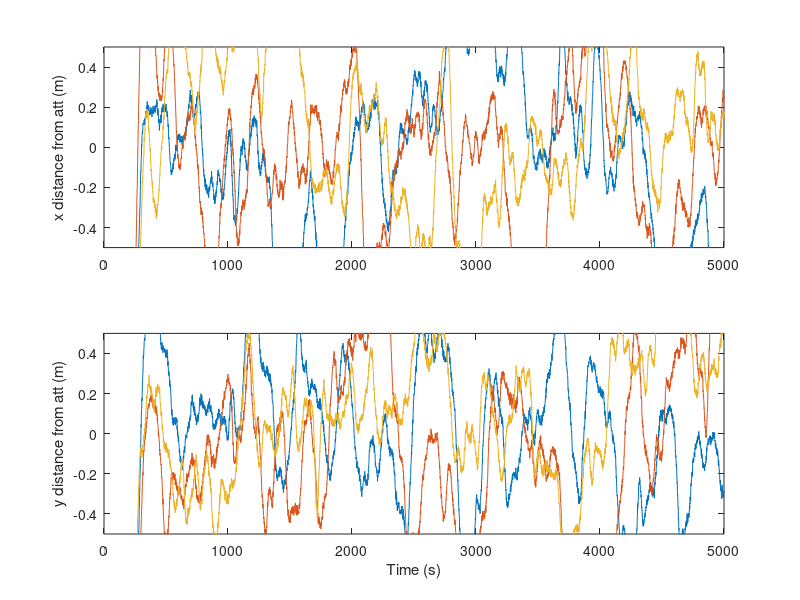
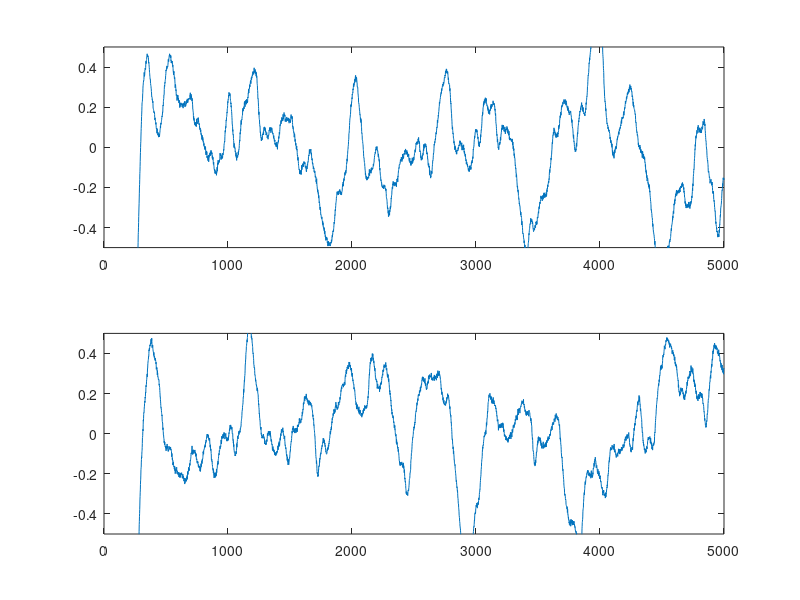

Write MATLAB code to recreate these figures, in order.
% Reads shark mean position estimate log file from mean_point_pf.py and
% plots


% Read File
M = csvread('Data/testError30_50_0523.txt');

x = M(1:2:end,:); % odd matrix (x position)
y = M(2:2:end,:); % even matrix (y position)
xmean = mean(x);  % odd matrix
ymean = mean(y);  % odd matrix

subplot(2,1,1);
plot(x');
ylim([-0.5 0.5]);
ylabel('x distance from att (m)')
subplot(2,1,2);
plot(y');
ylim([-0.5 0.5]);
xlabel('Time (s)');
ylabel('y distance from att (m)')

% Plot Mean
figure
subplot(2,1,1);
plot(xmean)
ylim([-0.5 0.5]);
subplot(2,1,2);
plot(ymean)
ylim([-0.5 0.5]);
